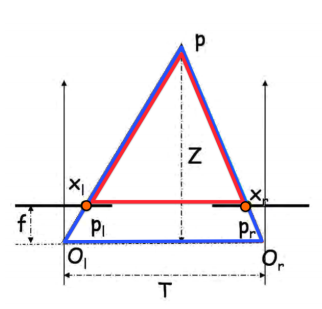
#> input picture CSC420 Intro to Image Understanding/assets/lec13.png, 322 x 309 px
$ jupyter execute 'Homography and Camera.ipynb'
#> lines starting #> are read from the running program, lines starting #| are printed output that depends on the picture
[cell 1]
import cv2
import numpy as np
from matplotlib import pyplot as plt
import math

def imshow(img, ax=None, title="", bgr=True):
    # since plt and cv2 have different RGB sorting
    if bgr:
        img = cv2.cvtColor(img,cv2.COLOR_BGR2RGB)
    if ax == None:
        plt.imshow(img.astype(np.uint8))
        plt.axis("off")
        plt.title(title)
    else:
        ax.imshow(img.astype(np.uint8))
        ax.set_axis_off()
        ax.set_title(title)

plt.rcParams["figure.figsize"] = (12,6)

## Affine Transformations
$$\begin{bmatrix}x'\\y'\end{bmatrix} =
\begin{bmatrix}a&b&e\\c&d&f\end{bmatrix} \begin{bmatrix}x\\y\\1\end{bmatrix} $$
is the combination of a linear transformation $\begin{bmatrix}a&b\\c&d\end{bmatrix}$ plus a translation $\begin{bmatrix}e\\f\end{bmatrix} $

#### Properties
- Origin $\Rightarrow (e, f)$
- Lines map to lines
- Parallel lines remain parallel
- Preserves ratios
- Closed under composition
- Rectangles go to parallelograms

[cell 2]
fig, axs = plt.subplots(2, 3, figsize=(12, 8))
img = np.zeros((100, 100))

img[:33, :33] = 1
imshow(img, axs[0][0], title="original", bgr=False)

M_trans = np.array([[1, 0, 20], [0, 1., 20]])
img_trans = cv2.warpAffine(img, M_trans, (100, 100))
imshow(img_trans, axs[0][1], title="translation", bgr=False)

M_rotation = np.array([[np.cos(0.5), np.sin(0.5), 0],
                       [-np.sin(0.5), np.cos(0.5), 0]])
img_rotation = cv2.warpAffine(img, M_rotation, (100, 100))
imshow(img_rotation, axs[0][2], title="rigid (Euclidean)", bgr=False)

M_sim = np.array([[np.cos(0.5), np.sin(0.5), 0],
                       [-np.sin(0.5), np.cos(0.5), 0]]) * 0.5
img_sim = cv2.warpAffine(img, M_sim, (100, 100))
imshow(img_sim, axs[1][0], title="similarity", bgr=False)

M_aff = np.array([[1, 0.2, 10],
                  [0.7, 1.3, 10]])
img_aff = cv2.warpAffine(img, M_aff, (100, 100))
imshow(img_aff, axs[1][1], title="affine", bgr=False)

axs[1][2].set_axis_off()
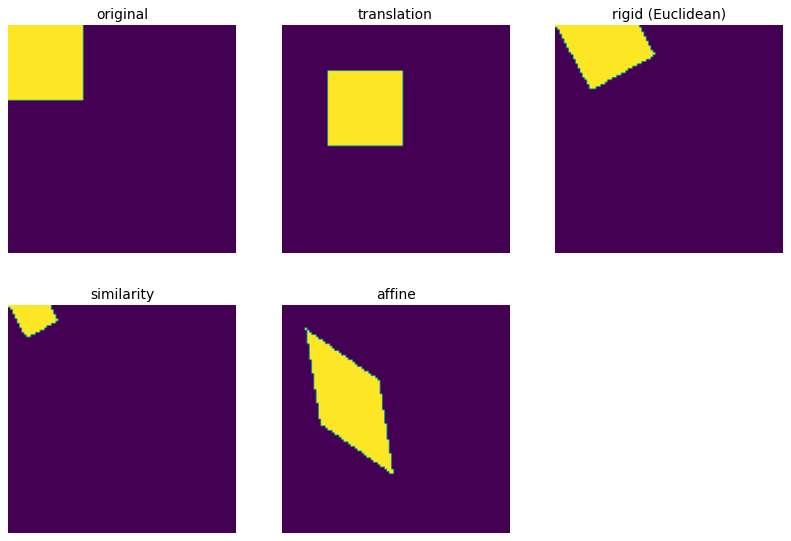
#> figure drawn by matplotlib, 5 panels

## Projective Transformations
$$w\begin{bmatrix}x'\\y'\\1\end{bmatrix} =
\begin{bmatrix}a&b&e\\c&d&f\\g&h&i\end{bmatrix} \begin{bmatrix}x\\y\\1\end{bmatrix} $$
Note that this is an expansion of affine transformation, when $g=h=0$ and $i=1$
#### Properties
 - origin does not necessarily map to origin
 - Lines map to lines
 - __parallel are not necessarily remain parallel__
 - __Do not__ preserve ratios
 - closed under composition
 - rectangles goes to quadrilateral

### Solving Homographies
Let $(x_i,y_i)$ be a point on the reference (model) image, and $(x_i',y_i')$ be its matching in the test image, $H_{3\times 3}$ be the projective matrix.
So that
$$a\begin{bmatrix}x_i'\\y_i'\\1\end{bmatrix} =
\begin{bmatrix}h_{00}&h_{01}&h_{02}\\
h_{10}&h_{11}&h_{12}\\h_{20}&h_{21}&h_{22}\end{bmatrix} \begin{bmatrix}x_i\\y_i\\1\end{bmatrix} $$
We need to solve the 9 unknowns $h_{[0:2, 0:2]}$
First, note that $$a = h_{20}x_i + h_{21}y_i + h_{22}$$
so that $$ax_i' = h_{00}x_i + h_{01}y_1 + h_{02}\Rightarrow x_i' = \frac{h_{00}x_i + h_{01}y_1 + h_{02}}{h_{20}x_i + h_{21}y_i + h_{22}} $$
$$y_i' = \frac{h_{10}x_i + h_{11}y_1 + h_{12}}{h_{20}x_i + h_{21}y_i + h_{22}}$$
rewrite them as linear equations
\begin{align*}
-(h_{20}x_i + h_{21}y_i + h_{22})x_i' + h_{00}x_i + h_{01}y_1 + h_{02} = 0\\
-(h_{20}x_i + h_{21}y_i + h_{22})y_i' + h_{10}x_i + h_{11}y_1 + h_{12} = 0
\end{align*}
i.e.
$$\begin{bmatrix}
x_i &y_i&1&0&0&0&-x_i'x_i&-x_i'y_i &-x_i'\\
0 &0&0&x_i&y_i&1&-y_i'x_i&-y_i'y_i &-y_i'
\end{bmatrix}
h_F = \vec 0$$
where $h_F=[h_{00}, h_{01},...,h_{21},h_{22}]^T$ is the flatten vector of $H$

Since we have $n$ sets of matching points, we can have
$$A_{2n\times 9} h_{F_9\times 1} = \vec 0_{2n}$$
and we want to find
$$h = arg\min \|Ah\|_2^2$$

Since $h$ is only defined up to scale, we can first solve for unit vector and then multiply back scale. so that we can add constraint
$\|h\|_2 = 1$ and
$$h = arg\min_{\|h\|_2=1}\|Ah\|_2^2$$
For constrained optimization, we use method of Lagrange Multipliers
where $\hat h = $eigenvector of $A^TA$ with smallest eigenvalue.

Notice that although we seem to have $9$ unknowns, we actually only have $8$, since the last one is calculated from the constraint. So that we only need $4$ matching to form a deterministic or over-deterministic system.

## Camera Modeling Projection
### Set up
To simplify the model, assume we have a pinhole camera, and we are working with the virtual image plane, since the real image plane is upside down.

For the 3-D coordinate system, using the __right handed__ coordinate system
call the __optical center__ or __cemera center__ $C:= (0,0)$
$Z$ axis be the __optical__ or __principal__ axis, which will be orthogonal to the image plane.
$X,Y$ axes are parallel to the image.
So that $Z$-axis points to the object, $X$-axis points away and $Y$-axis points top.

__principal point__ $p$: the optical axis intersects the image plane.
__focal length__ $f:=d(C,p)$ is the distance from the camera center to the principal point.
__image coordinate system__ the $(x,y)$ coordinate used to represent the 2D image plane. Let the origin be the bottom left corner, so that $p=(p_x,p_y)$

Taking some point $Q$ living in the 3D, connected to the origin, call the connection line __projection line__. Call its intersection with the image plane $q$. However, we can notice that every point on the __projection line__ will be mapped to $q$ in the 2D image.

### Equations
Consider the point $Q = (X,Y,Z)^T$, then its corresponding projection point $q=(X\frac{f}{Z}, Y\frac{f}{Z},f)$ using similar triangles. In the 2D projection space, $q = p + (X\frac{f}{Z}, Y\frac{f}{Z}) = (X\frac{f}{Z} + p_x, Y\frac{f}{Z}+p_y)$

### Homogeneous Coordinates
Add a $1$ for the vector, e.g. $(x,y)\Rightarrow [x,y,1]^T$. In homogeneous coordinates, scaling doesn't affect anything. i.e. $[x,y,1]^T \sim [wx,wy,w]^T$. Therefore, we can write $q$ as
$$\hat q = \begin{bmatrix}X\frac{f}{Z}+p_x\\Y\frac{f}{Z}+p_y\\1 \end{bmatrix}\sim \begin{bmatrix}fX+Zp_x\\fY+Zp_y\\Z \end{bmatrix}$$
Then, the mapping from $Q$ to $q$ is

$$
\begin{bmatrix}fX+Zp_x\\fY+Zp_y\\Z \end{bmatrix}
= \begin{bmatrix}f&0&p_x \\ 0&f&p_y \\ 0&0&1\end{bmatrix}
\begin{bmatrix}X\\Y\\Z \end{bmatrix}
$$
$$\hat q = KQ, q = \hat q / Z$$
$K$ is the __camera calibration matrix__ or __intrinsic parameter matrix__. The parameters in $K$ are called __internal camera parameters__.

### Some properties
- Many to one: any points along same ray map to same point
- Points, lines, and planes are preserved
- Any line through principal point projects to a point
- Any plane through principal point projects to line

### vainishing points
All lines in the same direction in 3D will intersect at the same vanishing point in 2D.

Consider a line that pass through $V$ with direction $D$, i.e. the line $X = V+tD$

$$KX = \begin{bmatrix}f&0&p_x \\ 0&f&p_y \\ 0&0&1\end{bmatrix}
\begin{bmatrix}V_x+tD_x \\ V_y+tD_y \\ V_z+tD_z\end{bmatrix} =
\begin{bmatrix}fV_x+ftD_x + p_xV_z + tp_xD_z\\ fV_y+ftD_y + p_yV_z + tp_yD_z \\ V_z+tD_z\end{bmatrix}$$

so that the project point $(x, y)$ will be
$(x,y) = \lim_{t\rightarrow\infty} (\frac{fV_x+ftD_x + p_xV_z + tp_xD_z}{V_z + tD_z}, \frac{fV_y+ftD_y + p_yV_z + tp_yD_z}{V_z + tD_z}) = (\frac{fD_x + p_xD_z}{D_z}, \frac{fD_y+p_yD_z}{D_z})$
is only about $D$ and independent of $V$.

However, lines parallel to image plane are still parallel, we say that they intersect at infinity.
Consider $X_1,X_2$ be two line parallel to the image plane, i.e. $V_z = 0, D_{1z}=D_{2z}$ so that the distance (only demonstrate $x$-distance)

\begin{align*}d_x &= \frac{fV_{1x}+ftD_x + p_xV_{1z} + tp_xD_z}{V_{1z} + tD_z} - \frac{fV_{2x}+ftD_x + p_xV_{2z} + tp_xD_z}{V_{2z} + tD_z}\\
&= \frac{fV_{1x}+ftD_x + p_xV_{1z}}{V_{1z}} - \frac{fV_{2x}+ftD_x + p_xV_{2z}}{V_{2z}}&D_z = 0\\
&=C + \frac{tfD_x(V_{2z} - V_{1z})}{V_{1z}V_{2z}}\\
&= C + 0&V_{1z}=V_{2z}\end{align*}

#### Example
Suppose we have a photo taken from a car with a camera on top, and we know the camera intrinsic matrix $K$, WTF the incline of the hill $\theta$.

Since the vertical lines now is not parallel to the image plane (the image plane is perpendicular to the inclined ground), we can find the vanishing points in these 2D lines, which is $[w\cdot vp_x, w\cdot vp_y, w]^T$. Therefore,
$$\begin{bmatrix}w\cdot vp_x\\w\cdot vp_y\\w\end{bmatrix}=KD\Rightarrow D = wK^{-1}\begin{bmatrix} vp_x\\vp_y\\1\end{bmatrix}$$
Then, we can find $D$ and normalizes it.

### Vanishing Line
Parallel lines in 3D projects to intersected lines in 2D. However, the converse is not necessarily true.

For lines on the same 3D plane, the vanishing points lie on a line, i.e. __vanishing line__. The ground plane is the horizon line.

Parallel plnes in 3D the the same horizon line in the image.

### Camera Coordinate System
Since we are measuring everything from 2D images taken by the camera, we need to project the 3D points onto our camera coordinate system, so that we can describe them and get them back.

To do such projection, we need
 - Camera __position__ $c$ (in world coordinates)
 - Camera __orientation__ $(\vec u,\vec v,\vec w)$ (in world coordinates)
 - $K$

So that for point $Q$ in the world coordinates,
$Q-c$ is the projection in the camera coordinates,
$R\begin{bmatrix}u&v&w\end{bmatrix}=I$ looking for rotation to canonical orientation. Then, because orientation is orthogonal, $RR^T = I\Rightarrow R = \begin{bmatrix}u^T&v^T&w^T\end{bmatrix}$

Therefore, the camera coordinate for $(x,y,z)$ in world coordinate is
$$\begin{bmatrix}X'\\Y'\\Z'\end{bmatrix} = R(\begin{bmatrix}X\\Y\\Z\end{bmatrix} - c) = \begin{bmatrix}R&-Rc\end{bmatrix}\begin{bmatrix}X\\Y\\Z\\1\end{bmatrix}$$

### Projection Matrix
We can describe all the cumulative effect of all intrinsic and extrinsic parameters using the projection matrix $P$. so that the 2D projection $(x,y)$ from $(x,y,z)$ can be described through homogeneous coordinates
$$q = \begin{bmatrix}ax\\ay\\a\end{bmatrix} = P\begin{bmatrix}x\\y\\z\\1\end{bmatrix}$$
Where to get a point $q$ in the image plane, we need to compute $P[x,y,z,1]^T$, and divide all coordinates with the third coordinate, and drop the last coordinate.

$$P_{3\times 4} =
\underset{K}{\begin{bmatrix}f&0&p_x\\0&f&p_y\\0&0&1\end{bmatrix}}\:
\underset{\text{projection}}{\begin{bmatrix}1&0&0&0\\0&1&0&0\\0&0&1&0\end{bmatrix}}\:
\underset{\text{rotation}}{\begin{bmatrix}&&&0\\&R&&0\\&&&0\\0&0&0&1\end{bmatrix}}\:
\underset{translation}{\begin{bmatrix}&&&\\&I&&t\\&&&\\0&0&0&1\end{bmatrix}}\:
$$
Sometimes we use more compact form,
$$P = K[R\quad t] = K[R\mid t]$$

## Homography
Given the same object and two images taken from different worlds. WTF the transformation from one to another.

### 3D relationship
Let the object be a plane (say a book). Then we can characterize the plane by one point $d$ and two independent vectors $a,b$ on the plane, i.e. we create a coordinate system with an origin and two basis. Therefore, we can describe any point $X$ on the plane by
$X = d + \alpha a + \beta b$.
Let $X_1 = d_1 + \alpha a_1 + \beta b_1, X_2 = d_2 + \alpha a_2 + \beta b_2$ where $X_1, X_2$ represents the two planes in 3D of the two world, and represents the same location relative to the same object plane.

Using homogeneous coordinates
$$X_1 =
\underset{A_1}{\begin{bmatrix}
a_{11}&b_{11}&d_{11}\\
a_{12}&b_{12}&d_{12}\\
a_{13}&b_{13}&d_{13}
\end{bmatrix}}
\begin{bmatrix}
\alpha\\\beta\\1
\end{bmatrix}, X_2 =
\underset{A_2}{\begin{bmatrix}
a_{21}&b_{21}&d_{21}\\
a_{22}&b_{22}&d_{22}\\
a_{23}&b_{23}&d_{23}
\end{bmatrix}}
\begin{bmatrix}
\alpha\\\beta\\1
\end{bmatrix}$$
And the transformation $T$ between them gives $X_2 = T X_1$, i.e. $A_2\begin{bmatrix}
\alpha\\\beta\\1
\end{bmatrix} = TA_1\begin{bmatrix}
\alpha\\\beta\\1
\end{bmatrix}, \forall \alpha, \beta$. Therefore, $T = A_2A_1^{-1}$

### 2D relationship
Consider the projective (image) plane. Let $K_1,K_2$ denotes the different intrinsic parameters. Then $w_1\begin{bmatrix}x_1\\y_1\\1 \end{bmatrix} = K_1X_1, w_2\begin{bmatrix}x_2\\y_2\\1 \end{bmatrix} = K_2X_2$, known that $X_2 = TX_1$, so that
$$w_2\begin{bmatrix}x_2\\y_2\\1 \end{bmatrix} = K_2TX_1 = K_2T(K^{-1}_x K_1)X_1= K_2TK_1^{-1}w_1\begin{bmatrix}x_1\\y_1\\1 \end{bmatrix}$$

Note that $K_2TK_1^{-1}$ is a $3\times 3$ matrix. Therefore, without knowing all the 3D location and even the camera parameters, we can still do the transformation by finding $K_2TK_1^{-1}$ as only one matrix

#### Rotating the camera
Consider the panorama mode of the camera. Assuming of the rotation of the camera happens.

Let $R$ be the rotation of the camera, then $R^T$ is the rotation of the 3D points. Let $X_1,X_2$ be the same point of the object in the two camera coordinates. Then, let $T:= R^T$, i.e. the transformation is a rotation, then
$$w_2\begin{bmatrix}x_2\\y_2\\1 \end{bmatrix} =w_1 K_2TK_1^{-1}\begin{bmatrix}x_1\\y_1\\1 \end{bmatrix}$$

#### Moving the camera
Let the movement be $t$, then $X_2 = X_1 -t$, so that in the homogeneous coordinate of the 2D image
$$w_2\begin{bmatrix}x_2\\y_2\\1\end{bmatrix} = KX_2 = K(X_1-t) = w_1\begin{bmatrix}x_1\\y_1\\1\end{bmatrix} - Kt$$
However, changing $w_1$ will give different points in the second image.

On the opposite, if we have $(x_1,y_1), (x_2,y_2), K, t$, we can calculate $w_1, w_2$, hence compute the point in 3D.

This fact is called __stereo__.

## Stereo
A 2D image cannot represent the depth in 3D world, i.e. $Z$-axis is dropped. However, using stereo cameras we can reconstruct depth.

### Parallel Calibrated Cameras
Let $O_t,O_r$ be two camera centers, $O_r = O_t + [T, 0, 0]^T$, i.e. We apply a movement $t$ to the left camera along the $x$-axis to get our right camera.

Consider $p_l = (x_l, y_l), p_r = (x_r,y_r)$ be the projected points of $Q$ on left, right image plane, respectively.

Since we only move the camera along the x-axis, $(p_l\sim p_r) \parallel (O_l\sim O_r)$, hence $y:= y_l = y_r$.

Also, noticing that we are only interested in $Z$, i.e. the depth. Consider the connection between $p_l, p_r, Z$, ignoring $y$ since it is unchanged. Therefore, we can project the image from the y-axis, and see the relationship in 2D $(x,z)$ coordinate.

[cell 3]
imshow(cv2.imread("../assets/lec13.png"))
